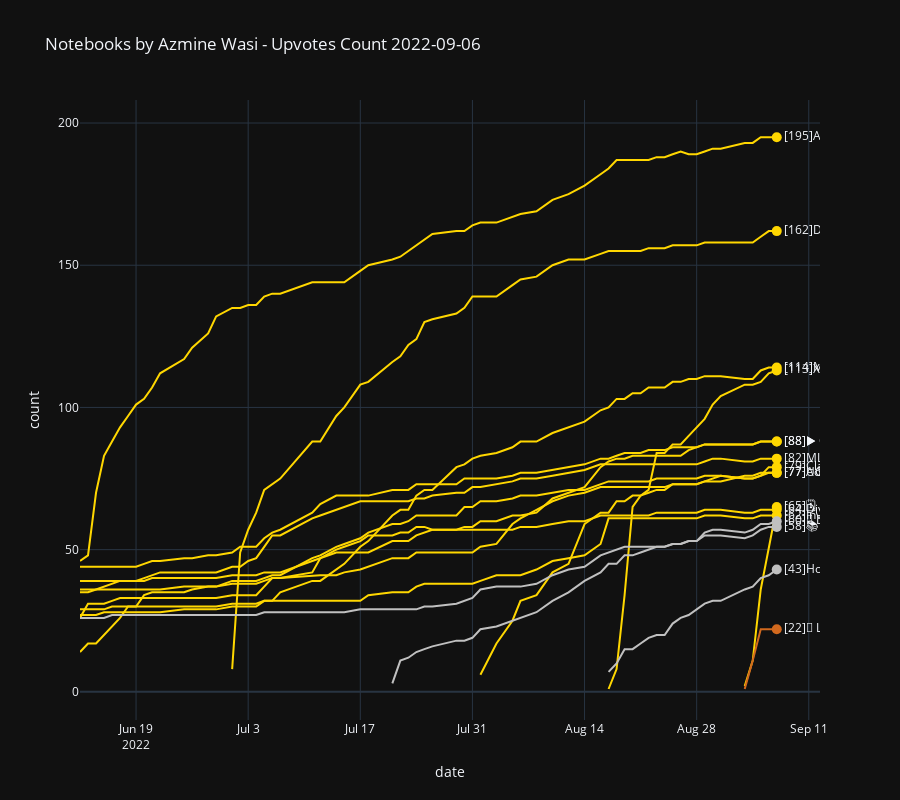

This figure's notebook cell:
### Code cell
fig=px.line(
    df_d,
    x='date',
    y='count',
    title=f'Notebooks by {df.author_displayName.get(0)} - Upvotes Count '+str(links[-2][25:35]),
    log_x=False,
    log_y=False,
    line_group='title',
    #symbol='title',
    markers=False,
    #width=800, 
    height=800,
    #line_shape='spline',
    color='medal',
    color_discrete_map=color_map,
    template='plotly_dark',
    hover_name='title')

# add traces for annotations and text for end of lines
for i in range (len(fig.data)):
    fig.add_scatter(x = [fig.data[i].x[-1]], y = [fig.data[i].y[-1]],
                     marker = {'color':color_map[fig.data[i].name], 'size':10},
                     text = str([fig.data[i].y[-1]])+ str(fig.data[i].hovertext[0]),
                     mode = 'markers + text',
                     textposition='middle right')
fig.update_layout(showlegend=False)
fig.show()
